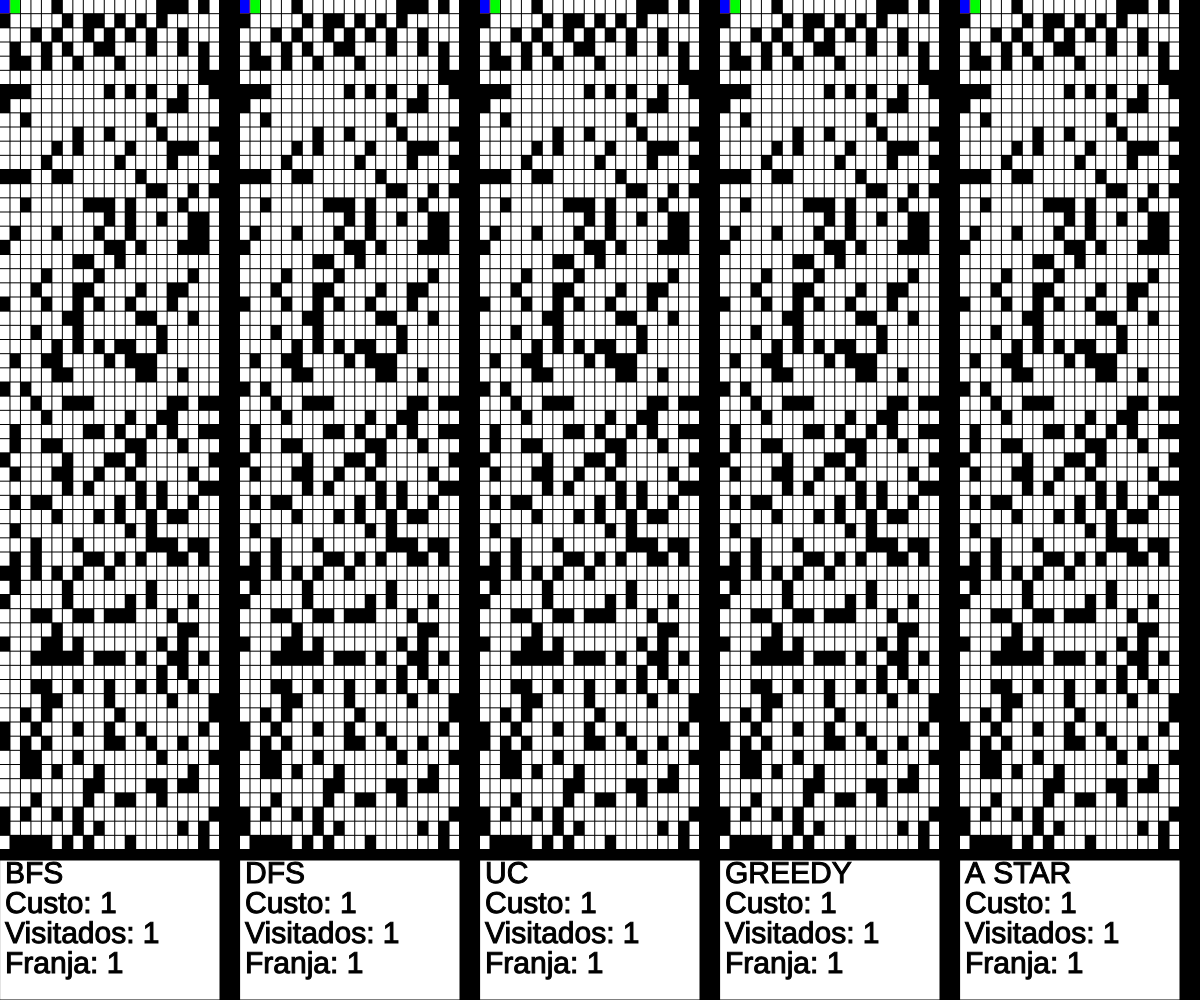
Frame 1 (no input)
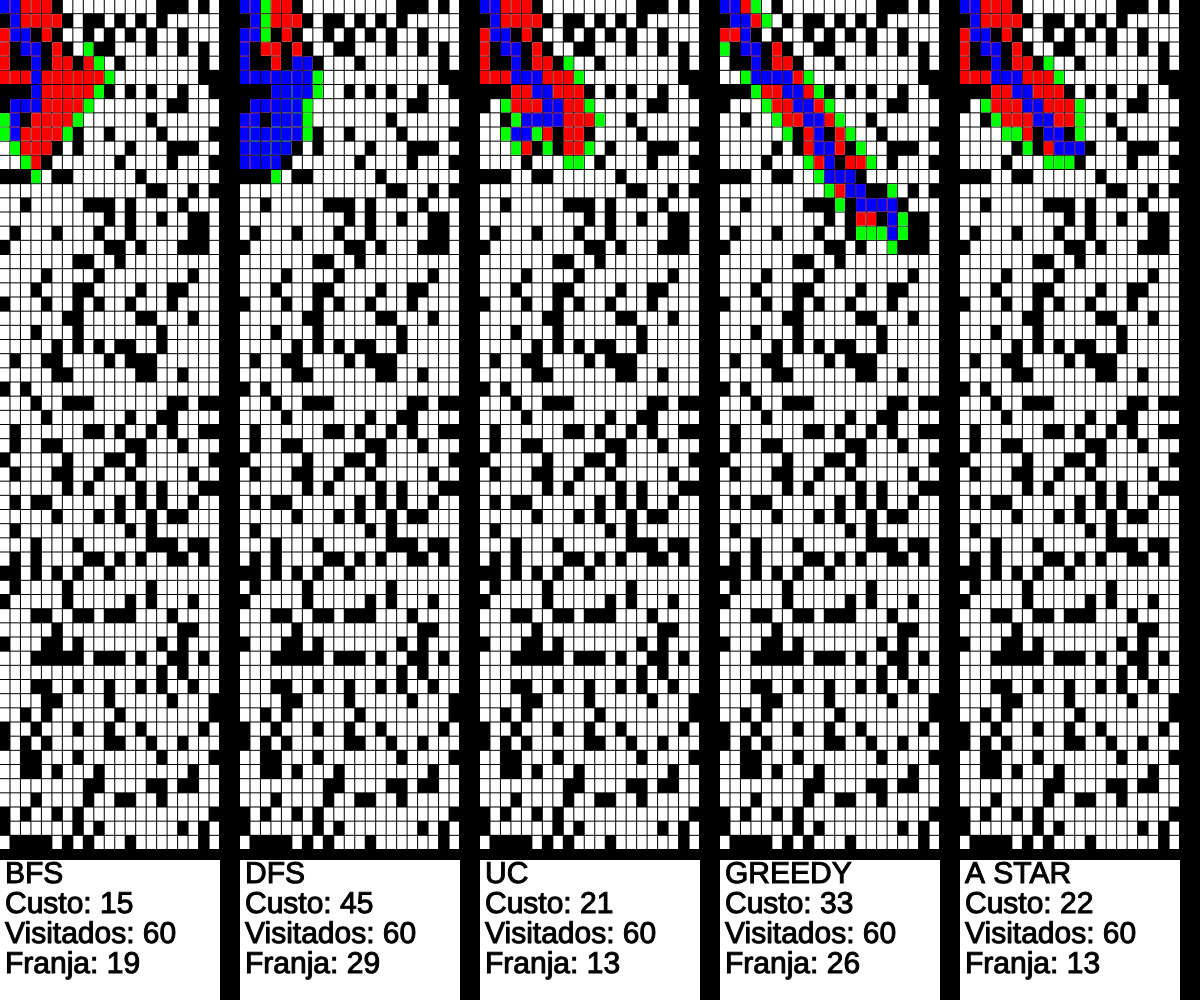
Frame 60 (no input)
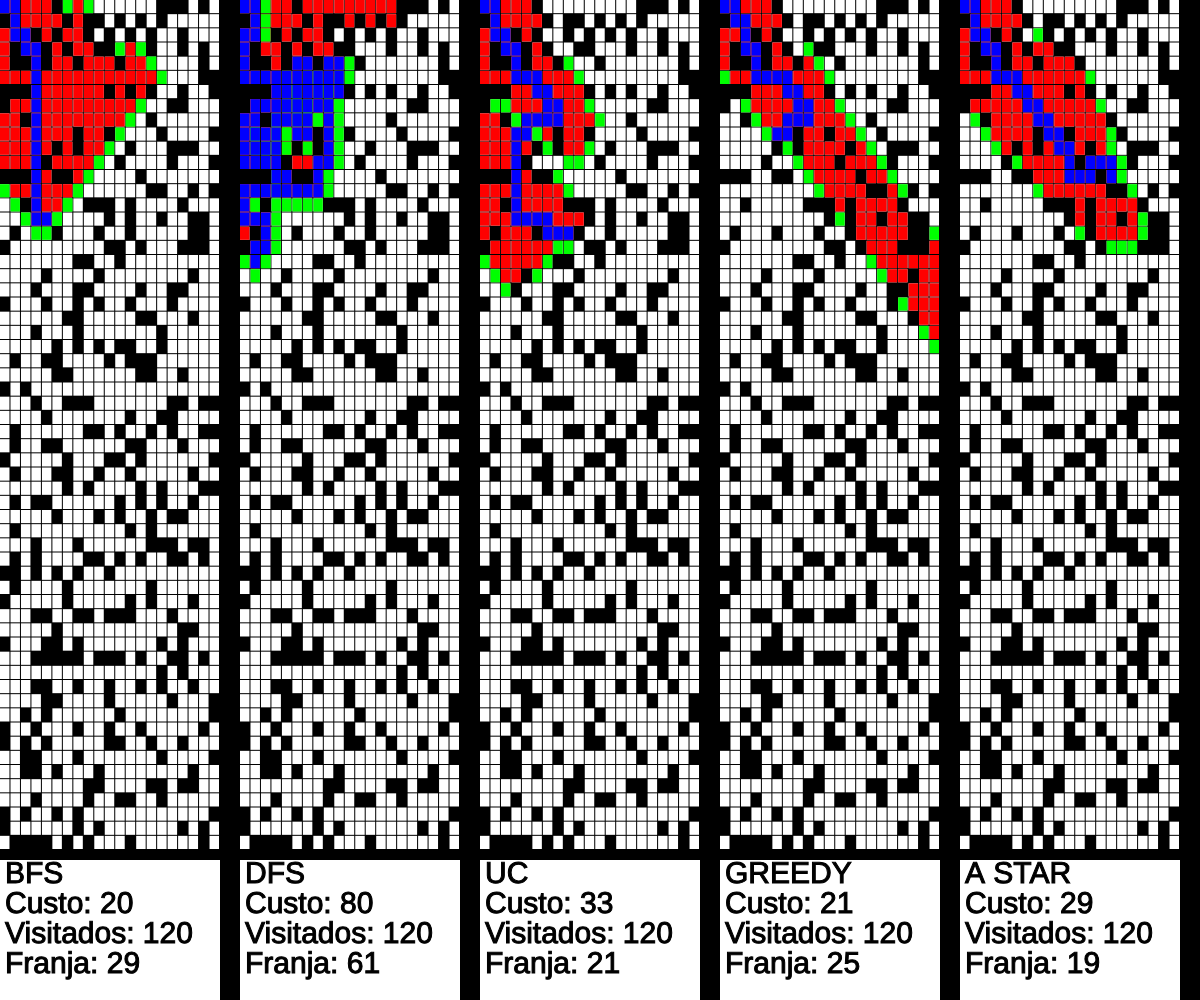
Frame 120 (the mouse pressed at the canvas centre since frame 60)

The p5.js sketch that drew these frames (run headless with seeded random() and noise() and a simulated clock; from frame 60 on, the mouse is pressed at the canvas centre):

// p5.js sketch
// ── sketch.js
let order = ["cima", "direita", "baixo", "esquerda"]
var rows = 60
var cols = 21
var grid = new Array(cols)

var ASTARopenSet = []
var ASTARclosedSet = []

var BFSopenSet = []
var BFSclosedSet = []

var DFSopenSet = []
var DFSclosedSet = []

var GREEDYopenSet = []
var GREEDYclosedSet = []

var UCopenSet = []
var UCclosedSet = []

var start
var end

var w
var h

var astar = true
var bfs = true
var dfs = true
var greedy = true
var uc = true

var ASTARpath = []
var BFSpath = []
var DFSpath = []
var GREEDYpath = []
var UCpath = []

function removeArray(arr, elt) {
	for (var i = arr.length - 1; i >= 0; i--) {
	  if (arr[i] == elt) {
		arr.splice(i, 1);
	  }
	}
  }

function heuristic(a, b) {
	return dist(a.x, b.x, a.y, b.y)
}



function spot(i, j) {
	this.f = 0
	this.g = 0
	this.h = 0

	this.GREEDYf = 0
	this.GREEDYg = 0
	this.GREEDYh = 0

	this.UCf = 0
	this.UCg = 0
	this.UCh = 0

	this.x = i
	this.y = j

	this.ASTARprevious = undefined
	this.BFSprevious = undefined
	this.DFSprevious = undefined
	this.GREEDYprevious = undefined
	this.UCprevious = undefined

	this.wall = false
	if(random(1) < 0.25){
		this.wall = true
	}

	this.show = function(col, i) {
		fill(col)
		noStroke()
		if(this.wall){
			fill(0,100)
		}
		rect(this.x * w + (cols * w * (i-1)+(i-1)*20), this.y * h, w-1, h-1)
	}

	this.neighbors = []

	this.addNeighbors = function(grid) {
		var i = this.x
		var j = this.y
		
		for(let index = 0; index < 4; index++){
			console.log(order[index])
			if(order[index] == "baixo"){
				if(i > 0){
					if(!grid[i-1][j].wall)
					this.neighbors.push(grid[i-1][j])
				}
			}
			if(order[index] == "esquerda"){
				if(j > 0){
					if(!grid[i][j-1].wall)
					this.neighbors.push(grid[i][j-1])
				}
			}
			if(order[index] == "cima"){
				if(i < cols - 1){
					if(!grid[i+1][j].wall)
					this.neighbors.push(grid[i+1][j])
				}
			}
			if(order[index] == "direita"){
				if(j < rows - 1){
					if(!grid[i][j+1].wall)
					this.neighbors.push(grid[i][j+1])
				}
			}
		}
	}
}

function setup(){
	createCanvas(windowWidth, windowHeight)
	w = ((width-100) / cols) / 5
	h = (height-150) / rows
	for (var i = 0; i < grid.length; i++) {
		grid[i] = new Array(rows)
	}
	for (var i = 0; i < cols; i++) {
		for (var j = 0; j < rows; j++) {
			grid[i][j] = new spot(i, j)	
		}
	}
	for (var i = 0; i < cols; i++) {
		for (var j = 0; j < rows; j++) {
			grid[i][j].addNeighbors(grid)
		}
	}
	
	start = grid[0][0]
	end = grid[cols-1][rows-1]

	ASTARopenSet.push(start)
	BFSopenSet.push(start)
	DFSopenSet.push(start)
	GREEDYopenSet.push(start)
	UCopenSet.push(start)
}

function draw() {
	
	if(astar){
		aStar()
	}
	if(bfs){
		BFS()
	}
	if(dfs){
		DFS()
	}
	if(greedy){
		Greedy()
	}
	if(uc){
		UC()
	}
	background(0);
	for (let i = 0; i < 5; i++) {
		fill(255)
		rect((width/5)*i, height-140, (width/5)-20, 140)
	}
	fill(0)
	stroke(0)
	textSize(30);
	text("BFS", (width/5)*0+ 5 , height-140, 300, 100)
	text("DFS", (width/5)*1+ 5 , height-140, 300, 100)
	text("UC", (width/5)*2+ 5 , height-140, 300, 100)
	text("GREEDY", (width/5)*3+ 5 , height-140, 300, 100)
	text("A STAR", (width/5)*4+ 5 , height-140, 300, 100)

	text("Custo: "+ BFSpath.length, (width/5)*0+ 5 , height-110, 300, 100)
	text("Custo: "+ DFSpath.length, (width/5)*1+ 5 , height-110, 300, 100)
	text("Custo: "+ UCpath.length, (width/5)*2+ 5 , height-110, 300, 100)
	text("Custo: "+ GREEDYpath.length, (width/5)*3+ 5 , height-110, 300, 100)
	text("Custo: "+ ASTARpath.length, (width/5)*4+ 5 , height-110, 300, 100)

	text("Visitados: "+ BFSclosedSet.length, (width/5)*0+ 5 , height-80, 300, 100)
	text("Visitados: "+ DFSclosedSet.length, (width/5)*1+ 5 , height-80, 300, 100)
	text("Visitados: "+ UCclosedSet.length, (width/5)*2+ 5 , height-80, 300, 100)
	text("Visitados: "+ GREEDYclosedSet.length, (width/5)*3+ 5 , height-80, 300, 100)
	text("Visitados: "+ ASTARclosedSet.length, (width/5)*4+ 5 , height-80, 300, 100)

	text("Franja: "+ BFSopenSet.length, (width/5)*0+ 5 , height-50, 300, 100)
	text("Franja: "+ DFSopenSet.length, (width/5)*1+ 5 , height-50, 300, 100)
	text("Franja: "+ UCopenSet.length, (width/5)*2+ 5 , height-50, 300, 100)
	text("Franja: "+ GREEDYopenSet.length, (width/5)*3+ 5 , height-50, 300, 100)
	text("Franja: "+ ASTARopenSet.length, (width/5)*4+ 5 , height-50, 300, 100)




	for (var i = 0; i < cols; i++) {
		for (var j = 0; j < rows; j++) {
		grid[i][j].show(color(255), 5);
		}
	}

	for (var i = 0; i < ASTARclosedSet.length; i++) {
		ASTARclosedSet[i].show(color(255, 0, 0), 5);
	}

	for (var i = 0; i < ASTARopenSet.length; i++) {
		ASTARopenSet[i].show(color(0, 255, 0), 5);
	}

	for (var i = 0; i < cols; i++) {
		for (var j = 0; j < rows; j++) {
		grid[i][j].show(color(255), 1);
		}
	}

	for (var i = 0; i < BFSclosedSet.length; i++) {
		BFSclosedSet[i].show(color(255, 0, 0), 1);
	}

	for (var i = 0; i < BFSopenSet.length; i++) {
		BFSopenSet[i].show(color(0, 255, 0), 1);
	}

	for (var i = 0; i < cols; i++) {
		for (var j = 0; j < rows; j++) {
		grid[i][j].show(color(255), 2);
		}
	}

	for (var i = 0; i < DFSclosedSet.length; i++) {
		DFSclosedSet[i].show(color(255, 0, 0), 2);
	}

	for (var i = 0; i < DFSopenSet.length; i++) {
		DFSopenSet[i].show(color(0, 255, 0), 2);
	}

	for (var i = 0; i < cols; i++) {
		for (var j = 0; j < rows; j++) {
		grid[i][j].show(color(255), 4);
		}
	}

	for (var i = 0; i < GREEDYclosedSet.length; i++) {
		GREEDYclosedSet[i].show(color(255, 0, 0), 4);
	}

	for (var i = 0; i < GREEDYopenSet.length; i++) {
		GREEDYopenSet[i].show(color(0, 255, 0), 4);
	}

	for (var i = 0; i < cols; i++) {
		for (var j = 0; j < rows; j++) {
		grid[i][j].show(color(255), 3);
		}
	}

	for (var i = 0; i < UCclosedSet.length; i++) {
		UCclosedSet[i].show(color(255, 0, 0), 3);
	}

	for (var i = 0; i < UCopenSet.length; i++) {
		UCopenSet[i].show(color(0, 255, 0), 3);
	}

	for (var i = 0; i < ASTARpath.length; i++) {
		ASTARpath[i].show(color(0, 0, 255), 5);
	}
	for (var i = 0; i < BFSpath.length; i++) {
		BFSpath[i].show(color(0, 0, 255), 1);
	}
	for (var i = 0; i < DFSpath.length; i++) {
		DFSpath[i].show(color(0, 0, 255), 2);
	}
	for (var i = 0; i < GREEDYpath.length; i++) {
		GREEDYpath[i].show(color(0, 0, 255), 4);
	}
	for (var i = 0; i < UCpath.length; i++) {
		UCpath[i].show(color(0, 0, 255), 3);
	}
}

function aStar() {
	
	if(ASTARopenSet.length > 0){

		var winner = 0

		for (var i = 0; i < ASTARopenSet.length; i++) {
			if(ASTARopenSet[i].f < ASTARopenSet[winner].f){
				 winner = i
			}
		}

		var current = ASTARopenSet[winner]
		if(frameCount < 5){
			console.log(current)
		}

		if(current == end){

			console.log("A* DONE!")
			astar = false
		}

		removeArray(ASTARopenSet, current)
		ASTARclosedSet.push(current)

		var neighbors = current.neighbors
		for (var i = 0; i < neighbors.length; i++) {
			var neighbor = neighbors[i]

			if(!ASTARclosedSet.includes(neighbor)){
				var tempG = current.g + heuristic(current, neighbor)

				if (ASTARopenSet.includes(neighbor)) {
					if(tempG  < neighbor.g){
						neighbor.g = tempG
					}
				}else{
					neighbor.g = tempG
					ASTARopenSet.push(neighbor)
				}

				neighbor.h = heuristic(neighbor, end)
				neighbor.f = neighbor.h + neighbor.g
				neighbor.ASTARprevious = current
			}
		}

		ASTARpath = []
		var temp = current
		ASTARpath.push(temp)
		while(temp.ASTARprevious){
			ASTARpath.push(temp.ASTARprevious)
			temp = temp.ASTARprevious
		}
		
		
	}else{
		console.log("A* NO SOLUTION!")
		astar = false
	}
}

function BFS() {
	if(BFSopenSet.length > 0){
		var current = BFSopenSet[0]
		if(current == end){
			console.log("BFS DONE!")
			bfs = false
		}
		removeArray(BFSopenSet, current)
		BFSclosedSet.push(current)
		for (var i = 0; i < current.neighbors.length; i++) {
			if(!BFSclosedSet.includes(current.neighbors[i])){
				BFSopenSet.push(current.neighbors[i])
				current.neighbors[i].BFSprevious = current
			}
		}
		BFSpath = []
		var temp = current
		BFSpath.push(temp)
		while(temp.BFSprevious){
			BFSpath.push(temp.BFSprevious)
			temp = temp.BFSprevious
		}
	}else{
		console.log("BFS NO SOLUTION!")
		bfs = false
	}
	
}

function DFS() {
	if(DFSopenSet.length > 0){
		var current = DFSopenSet.pop()
		if(current == end){
			console.log("DFS DONE!")
			dfs = false
		}
		DFSclosedSet.push(current)
		for (var i = 0; i < current.neighbors.length; i++) {
			if(!DFSclosedSet.includes(current.neighbors[i])){
				DFSopenSet.push(current.neighbors[i])
				current.neighbors[i].DFSprevious = current
			}
		}
		DFSpath = []
		var temp = current
		DFSpath.push(temp)
		while(temp.DFSprevious){
			DFSpath.push(temp.DFSprevious)
			temp = temp.DFSprevious
		}
	}else{
		console.log("DFS NO SOLUTION!")
		dfs = false
	}
}

function Greedy() {
	if(GREEDYopenSet.length > 0){

		var winner = 0

		for (var i = 0; i < GREEDYopenSet.length; i++) {
			if(GREEDYopenSet[i].GREEDYf < GREEDYopenSet[winner].GREEDYf){
				 winner = i
			}
		}

		var current = GREEDYopenSet[winner]
		if(frameCount < 5){
			console.log(current)
		}
		if(current == end){

			console.log("GREEDY DONE!")
			greedy = false
		}

		removeArray(GREEDYopenSet, current)
		GREEDYclosedSet.push(current)

		var neighbors = current.neighbors
		for (var i = 0; i < neighbors.length; i++) {
			var neighbor = neighbors[i]

			if(!GREEDYclosedSet.includes(neighbor)){
				var tempG = current.GREEDYg + heuristic(current, neighbor)

				if (GREEDYopenSet.includes(neighbor)) {
					if(tempG  < neighbor.GREEDYg){
						neighbor.GREEDYg = tempG
					}
				}else{
					neighbor.GREEDYg = tempG
					GREEDYopenSet.push(neighbor)
				}

				neighbor.GREEDYh = heuristic(neighbor, end)
				neighbor.GREEDYf = neighbor.GREEDYh
				neighbor.GREEDYprevious = current
			}
		}

		GREEDYpath = []
		var temp = current
		GREEDYpath.push(temp)
		while(temp.GREEDYprevious){
			GREEDYpath.push(temp.GREEDYprevious)
			temp = temp.GREEDYprevious
		}
		
		
	}else{
		console.log("GREEDY NO SOLUTION!")
		greedy = false
	}
}

function UC() {
	if(UCopenSet.length > 0){

		var winner = 0

		for (var i = 0; i < UCopenSet.length; i++) {
			if(UCopenSet[i].UCf < UCopenSet[winner].UCf){
				 winner = i
			}
		}

		var current = UCopenSet[winner]

		if(current == end){

			console.log("UC DONE!")
			uc = false
		}

		removeArray(UCopenSet, current)
		UCclosedSet.push(current)
		if(frameCount < 5){
			console.log(current)
		}
		var neighbors = current.neighbors
		for (var i = 0; i < neighbors.length; i++) {
			var neighbor = neighbors[i]

			if(!UCclosedSet.includes(neighbor)){
				var tempG = current.UCg + heuristic(current, neighbor)

				if (UCopenSet.includes(neighbor)) {
					if(tempG  < neighbor.UCg){
						neighbor.UCg = tempG
					}
				}else{
					neighbor.UCg = tempG
					UCopenSet.push(neighbor)
				}

				neighbor.UCh = heuristic(neighbor, end)
				neighbor.UCf = neighbor.g
				neighbor.UCprevious = current
			}
		}

		UCpath = []
		var temp = current
		UCpath.push(temp)
		while(temp.UCprevious){
			UCpath.push(temp.UCprevious)
			temp = temp.UCprevious
		}
		
		
	}else{
		console.log("UC NO SOLUTION!")
		uc = false
	}
}
